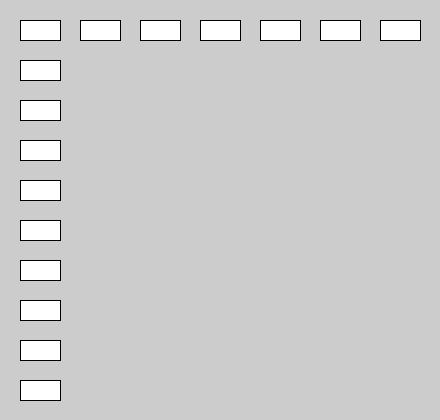
Frame 1 (no input)
Frame 60 (the mouse pressed at the canvas centre just before this capture): identical to frame 1, image omitted
Frame 120 (the mouse held since frame 60 and released just before this capture): identical to frame 1, image omitted

The Processing sketch that drew this single still picture (run headless with seeded random() and noise(); from frame 60 on, the mouse is pressed at the canvas centre):

// Processing sketch: Ejercicio20
// ── Ejercicio20.pde
PVector coordenadasRect;
int  anchoRect,altoRect,distEntreRect;

public void setup(){
  size(440,420);
  anchoRect = 40;
  altoRect= 20;
  distEntreRect = 20;
  coordenadasRect = new PVector(distEntreRect,distEntreRect);
}

public void draw(){
  rectangulosDibujados();
}

public void rectangulosDibujados(){
  for(float x=coordenadasRect.x; x<width; x+=(anchoRect+distEntreRect)){
    rect(x,coordenadasRect.y,anchoRect,altoRect);
  }
  for(float y=coordenadasRect.y; y<height; y+=(altoRect+distEntreRect)){
    rect(coordenadasRect.x,y,anchoRect,altoRect);
  }
}


/**int distEntreRect = 20;
int anchoDeRect = 40;
int altoDeRect = 20;

void setup(){
  size(420,420);
  for (int i = 0; i < 7; i = i+1);
  rect(distEntreRect,distEntreRect,anchoDeRect,altoDeRect);
}
*/
